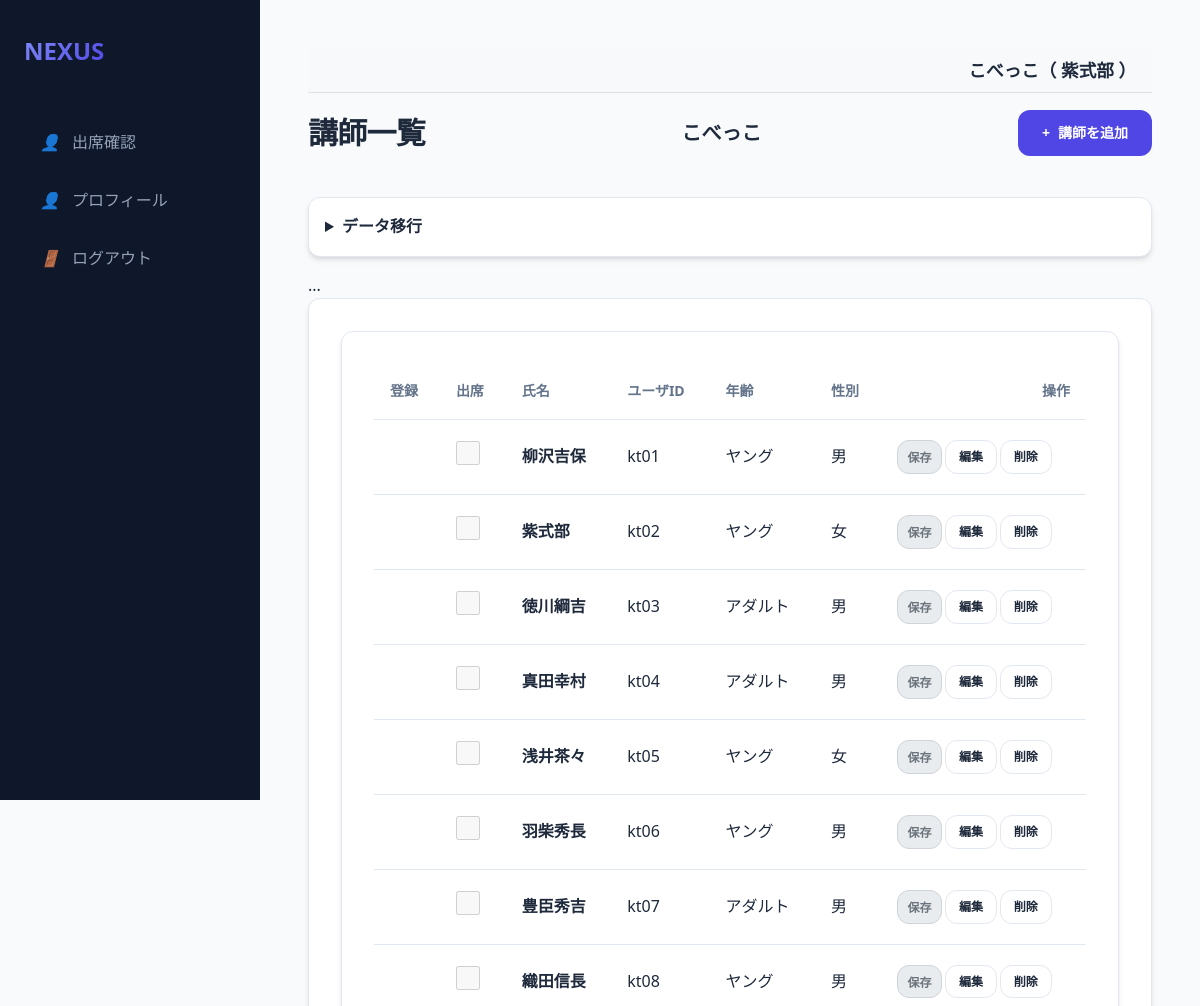
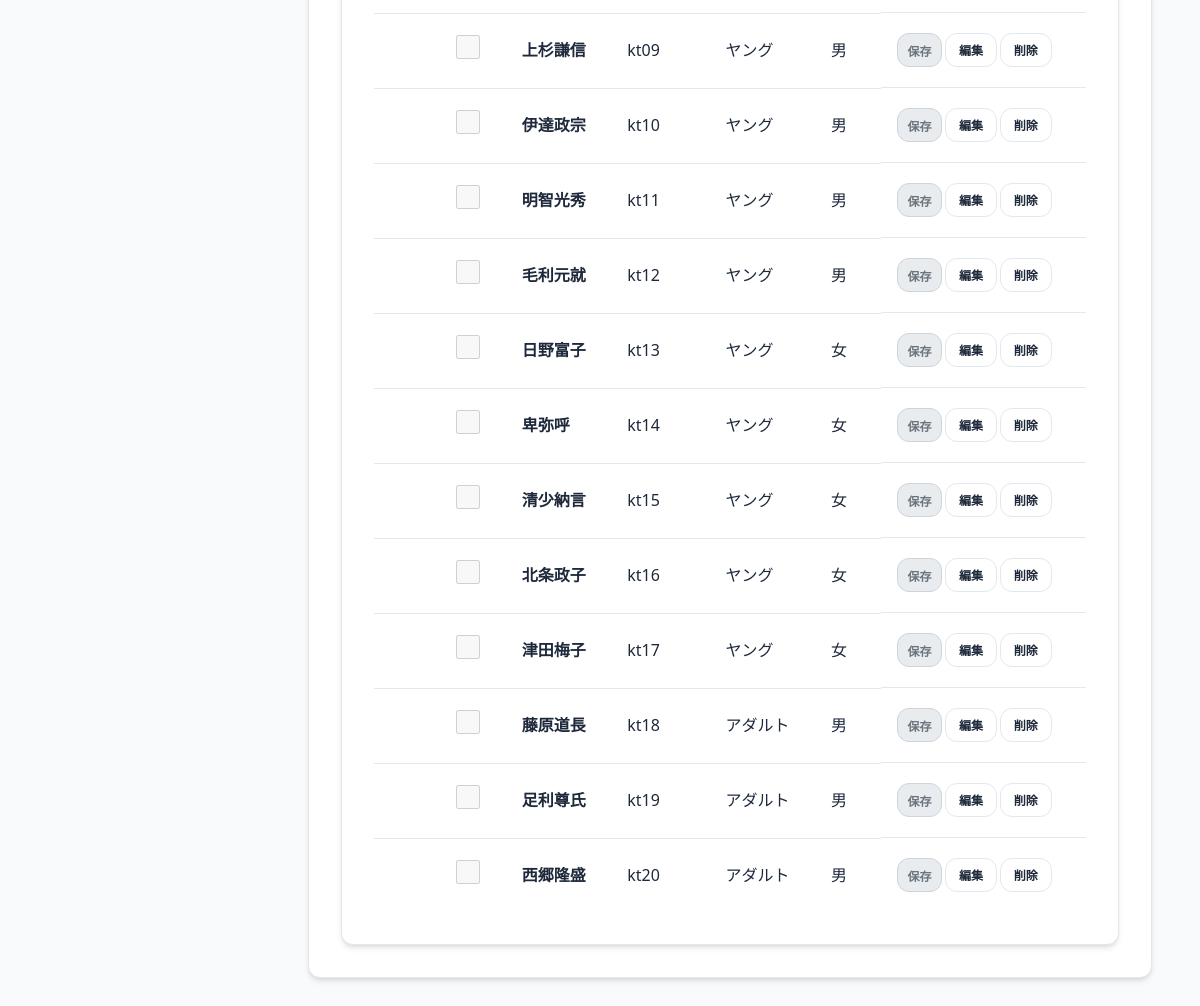
The page /teachers (signed in) on the database its author committed (2 pictures, top to bottom).
### models.py (models this page shows, shortened)
class Organization(db.Model):
    id = db.Column(db.Integer, primary_key=True)
    name = db.Column(db.String(100), nullable=False)

class User(db.Model):
    id = db.Column(db.Integer, primary_key=True)
    username = db.Column(db.String(50), unique=True, nullable=False)
    name = db.Column(db.String(50), nullable=True)
    password_hash = db.Column(db.String(128), nullable=False)
    is_admin = db.Column(db.Boolean, default=False)
    is_super_admin = db.Column(db.Boolean, default=False)
    is_org_admin = db.Column(db.Boolean, default=False)
    organization_id = db.Column(db.Integer, db.ForeignKey('organization.id'), nullable=True)
    organization = db.relationship('Organization', backref='users')
    teacher_record = db.relationship('Teacher', back_populates='user', uselist=False)
    student_record = db.relationship('Student', back_populates='user', uselist=False)

class Teacher(db.Model):
    id = db.Column(db.Integer, primary_key=True)
    user_id = db.Column(db.Integer, db.ForeignKey('user.id'), nullable=True)
    user = db.relationship('User', back_populates='teacher_record')
    organization_id = db.Column(db.Integer, db.ForeignKey('organization.id'), nullable=False)
    organization = db.relationship('Organization')
    default_venue_id = db.Column(db.Integer, db.ForeignKey('venue.id'), nullable=True)
    default_venue = db.relationship('Venue')
    name = db.Column(db.String(50), nullable=False)
    age = db.Column(db.String(20))
    gender = db.Column(db.String(10))
    math = db.Column(db.Integer)
    english = db.Column(db.Integer)
    japanese = db.Column(db.Integer)
    science = db.Column(db.Integer)
    social = db.Column(db.Integer)
    subject1 = db.Column(db.String(20), default='なし')
    subject2 = db.Column(db.String(20), default='なし')
    pref_gender = db.Column(db.String(10))
    pref_mid1_priority = db.Column(db.Integer, default=2)
    pref_mid2_priority = db.Column(db.Integer, default=2)
    pref_mid3_priority = db.Column(db.Integer, default=2)
    attend = db.Column(db.Boolean, default=False)

### app.py (the view, shortened to what this page needs)
@app.route('/teachers')
@login_required
@organization_required
def teachers():
    org_id = session['organization_id']
    event_id = session.get('selected_event_id')
    event_info = None
    all_teachers = Teacher.query.filter_by(organization_id=org_id).all()
    all_students = Student.query.filter_by(organization_id=org_id).all()
    venues = Venue.query.filter_by(organization_id=org_id).all()
    saved = request.args.get('saved', False)
    for t in all_teachers:
        t.attendance = None
    return render_template('teachers.html', teachers=all_teachers, event_info=None, venues=venues, saved=saved)

### app.py (called while the page is built)
def login_required(f):
    @wraps(f)
    def decorated_function(*args, **kwargs):
        if 'user_id' not in session:
            return redirect(url_for('login'))
        return f(*args, **kwargs)
    return decorated_function

def organization_required(f):
    @wraps(f)
    def decorated_function(*args, **kwargs):
        if 'user_id' not in session:
            return redirect(url_for('login'))
        user = db.session.get(User, session['user_id'])
        session['organization_id'] = user.organization_id
        session['org_name'] = user.organization.name
        return f(*args, **kwargs)
    return decorated_function

@app.context_processor
def inject_user():
    user = None
    if 'user_id' in session:
        user = db.session.get(User, session['user_id'])
    return dict(current_user=user)

### templates/teachers.html (shortened to what this page needs)
{% extends "base.html" %}
{% block content %}
{% set is_event_selected = (event_info is not none) %}
{% set is_event_completed = (event_info and event_info.status == '実施後') %}
{% set is_disabled_inputs = (not is_event_selected or is_event_completed) %}
{% set is_disabled = is_disabled_inputs %}
{% set is_disabled_button = (not is_event_selected) %}
<div class="header">
    <h1>講師一覧</h1>
    <h2 style="font-size: 1.25rem;">{{ current_user.organization.name if current_user.is_super_admin else session.get('org_name', '不明') }}</h2>
    <a href="/teacher/add" class="btn btn-primary">
        <span>+</span> 講師を追加
    </a>
</div>
{% if not event_info %}
<details style="margin-bottom: 1rem;">
    <summary class="card" style="cursor: pointer; padding: 1rem;">
        <h4 style="display: inline;">データ移行</h4>
    </summary>
</details>
{% endif %}
...
<div class="card">
<div class="card">
    <div class="table-container">
        <table>
            <thead>
                <tr>
                    <th>登録</th>
                    <th>出席</th>
                    <th>氏名</th>
                    <th>ユーザID</th>
                    <th>年齢</th>
                    <th>性別</th>
                    <th style="text-align: right;">操作</th>
                </tr>
            </thead>
            <tbody>
                {% for t in teachers %}
                <tr>
                    <td>
                        {% set att = t.attendance %}
                    </td>
                    <td>
                        <input type="checkbox" name="attend_{{t.id}}" value="true" {{ 'checked' if t.attendance and t.attendance.attend }}
                               style="width: 1.5rem; height: 1.5rem;"
                               class="{{ 'disabled-checkbox' if is_disabled or (event_info and event_info.publish_to == '生徒') }}"
                               onchange="toggleAttendance(this, '{{t.id}}')" {{ 'disabled' if is_disabled or (event_info and event_info.publish_to == '生徒') }}>
                    </td>
                    <td><strong>{{t.name}}</strong></td>
                    <td>{{t.user.username if t.user else '-'}}</td>
                    <td>{{t.age}}</td>
                    <td>{{t.gender}}</td>
                    <td style="text-align: right; display: flex; gap: 0.2rem;">
                        <button type="button" class="btn btn-primary" style="padding: 0.4rem 0.6rem; font-size: 0.75rem;" onclick="submitAttendance('{{t.id}}')" {{ 'disabled' if is_disabled or (event_info and event_info.publish_to == '生徒') }}>保存</button>
                        <a href="/teacher/edit/{{t.id}}" class="btn btn-outline" style="padding: 0.4rem 0.8rem; font-size: 0.75rem;">編集</a>
                        <a href="/teacher/delete/{{t.id}}" class="btn btn-outline btn-danger" style="padding: 0.4rem 0.8rem; font-size: 0.75rem;" onclick="return confirm('本当に削除しますか？')">削除</a>
                    </td>
                </tr>
                {% endfor %}
            </tbody>
        </table>
    </div>
</div>
</div>
{% endblock %}

### templates/base.html (shortened to what this page needs)
<!DOCTYPE html>
<html lang="ja">
<head>
    <link rel="stylesheet" href="{{ url_for('static', filename='style.css') }}">
</head>
<body>
<aside class="sidebar">
    <a href="/" class="logo">
        <span>NEXUS</span>
    </a>
    <nav class="nav-links">
        {% if current_user.is_admin %}
        <a href="/events" class="nav-item {{ 'active' if request.path == '/events' }}">
            <i>📋</i> イベント管理
        </a>
        <a href="/event/select" class="nav-item {{ 'active' if request.path == '/event/select' }}">
            <i>📅</i> イベント一覧
        </a>
        <a href="/venues" class="nav-item {{ 'active' if request.path == '/venues' }}">
            <i>📍</i> 会場一覧
        </a>
        <a href="/settings" class="nav-item {{ 'active' if request.path == '/settings' }}">
            <i>⚙️</i> デフォルト設定
        </a>
        <a href="/prohibited_matches" class="nav-item {{ 'active' if request.path == '/prohibited_matches' }}">
            <i>🚫</i> マッチング禁止
        </a>
        {% if session.get('selected_event_name', '')|trim == '学習会' and session.get('selected_event_status', '')|trim == '実施後' %}
        <a href="/evaluation/teacher" class="nav-item {{ 'active' if request.path == '/evaluation/teacher' }}">
            <i>🧑‍🏫</i> 講師による評価
        </a>
        <a href="/evaluation/student" class="nav-item {{ 'active' if request.path == '/evaluation/student' }}">
            <i>🎓</i> 生徒の感想
        </a>
        {% else %}
        <a href="/teachers" class="nav-item {{ 'active' if request.path == '/teachers' }}">
            <i>🧑‍🏫</i> 講師一覧
        </a>
        <a href="/students" class="nav-item {{ 'active' if request.path == '/students' }}">
            <i>🎓</i> 生徒一覧
        </a>
        {% if session.get('selected_event_name', '')|trim == '学習会' and session.get('selected_event_status', '')|trim == '実施' %}
        <a href="/matching/setup" class="nav-item {{ 'active' if request.path == '/matching/setup' }}">
            <i>🔄</i> マッチング実行
        </a>
        <a href="/result" class="nav-item {{ 'active' if request.path == '/result' }}">
            <i>📊</i> マッチング結果
        </a>
        <a href="/matching/adjustment" class="nav-item {{ 'active' if request.path == '/matching/adjustment' }}">
            <i>🛠️</i> マッチング調整
        </a>
        {% endif %}
        {% endif %}
        {% if current_user.is_super_admin %}
        <a href="/users" class="nav-item {{ 'active' if request.path == '/users' }}">
            <i>⚙️</i> 管理者一覧
        </a>
        <a href="/organizations" class="nav-item {{ 'active' if request.path == '/organizations' }}">
            <i>🏢</i> 組織一覧
        </a>
        {% endif %}
        {% elif current_user.teacher_record %}
        <a href="{{ url_for('teacher_dashboard') }}" class="nav-item {{ 'active' if request.path == '/teacher/dashboard' }}">
            <i>👤</i> 出席確認
        </a>
        <a href="{{ url_for('teacher_edit', id=current_user.teacher_record.id) }}" class="nav-item {{ 'active' if request.path == url_for('teacher_edit', id=current_user.teacher_record.id) }}">
            <i>👤</i> プロフィール
        </a>
        {% endif %}
        <a href="{{ url_for('logout') }}" class="nav-item">
            <i>🚪</i> ログアウト
        </a>
    </nav>
</aside>
<main class="main-content">
    {% if current_user %}
    <div style="background-color: #f8f9fa; padding: 0.5rem 1rem; margin-bottom: 1rem; border-bottom: 1px solid #dee2e6; text-align: right; font-size: 1.1rem; font-weight: bold;">
        {{ current_user.organization.name if current_user.organization else '組織なし' }}（
        {% if current_user.name %}
            {{ current_user.name }}
        {% elif current_user.teacher_record %}
            {{ current_user.teacher_record.name }}
        {% elif current_user.student_record %}
            {{ current_user.student_record.name }}
        {% else %}
            {{ current_user.username }}
        {% endif %}
        ）
    </div>
    {% endif %}
    {% block content %}{% endblock %}
</main>
</body>
</html>

### static/style.css (style rules this page uses)
:root { --primary: #4f46e5; --primary-hover: #4338ca; --bg-main: #f8fafc; --bg-card: #ffffff; --text-main: #1e293b; --text-muted: #64748b; --border: #e2e8f0; --shadow: 0 4px 6px -1px rgb(0 0 0 / 0.1), 0 2px 4px -2px rgb(0 0 0 / 0.1); --radius: 0.75rem; --sidebar-w: 260px; }
* { margin: 0; padding: 0; box-sizing: border-box; }
body { font-family: "Segoe UI", "Hiragino Kaku Gothic ProN", "Hiragino Sans", "Meiryo", sans-serif; background-color: var(--bg-main); color: var(--text-main); line-height: 1.6; display: flex; min-height: 100vh; }
.sidebar { width: var(--sidebar-w); background-color: #0f172a; color: white; padding: 2rem 1.5rem; display: flex; flex-direction: column; position: fixed; height: 100vh; transition: all 0.3s ease; }
.logo { font-size: 1.5rem; font-weight: 800; margin-bottom: 3rem; display: flex; align-items: center; gap: 0.75rem; color: #f8fafc; text-decoration: none; }
.logo span { background: linear-gradient(135deg, #818cf8, #4f46e5); -webkit-background-clip: text; -webkit-text-fill-color: transparent; }
.nav-links { display: flex; flex-direction: column; gap: 0.5rem; }
.nav-item { padding: 0.75rem 1rem; color: #94a3b8; text-decoration: none; border-radius: var(--radius); display: flex; align-items: center; gap: 0.75rem; transition: all 0.2s; }
.main-content { margin-left: var(--sidebar-w); flex: 1; padding: 3rem; max-width: 1200px; }
.header { display: flex; justify-content: space-between; align-items: center; margin-bottom: 2.5rem; }
h1 { font-size: 1.875rem; font-weight: 700; letter-spacing: -0.025em; }
.card { background: var(--bg-card); border: 1px solid var(--border); border-radius: var(--radius); padding: 2rem; box-shadow: var(--shadow); }
.table-container { overflow-x: auto; }
table { width: 100%; border-collapse: collapse; text-align: left; }
th { padding: 1rem; border-bottom: 1px solid var(--border); font-size: 0.875rem; text-transform: uppercase; color: var(--text-muted); font-weight: 600; }
td { padding: 1.25rem 1rem; border-bottom: 1px solid var(--border); }
tr:last-child td { border-bottom: none; }
input, select, textarea { width: 100%; padding: 0.75rem 1rem; border: 1px solid var(--border); border-radius: var(--radius); font-size: 1rem; transition: border-color 0.2s; background-color: #fff; }
.btn { display: inline-flex; align-items: center; justify-content: center; padding: 0.75rem 1.5rem; font-size: 0.875rem; font-weight: 600; border-radius: var(--radius); cursor: pointer; transition: all 0.2s; text-decoration: none; border: none; gap: 0.5rem; }
.btn-primary { background-color: var(--primary); color: white; }
.btn-danger { background-color: #ef4444; color: white; }
.btn-outline { background-color: transparent; border: 1px solid var(--border); color: var(--text-main); }

### templates/teachers.html (style rules this page uses)
select:disabled, input[type="checkbox"]:disabled, button:disabled, .disabled-checkbox { background-color: #e9ecef; color: #6c757d; border: 1px solid #ced4da; }

### rows shown on the page
Organization: organization "こべっこ"
User: name "紫式部", organization "こべっこ"
Teacher: name "柳沢吉保", user "kt01", age "ヤング", gender "男"
Teacher: name "紫式部", user "kt02", age "ヤング", gender "女"
Teacher: name "徳川綱吉", user "kt03", age "アダルト", gender "男"
Teacher: name "真田幸村", user "kt04", age "アダルト", gender "男"
Teacher: name "浅井茶々", user "kt05", age "ヤング", gender "女"
Teacher: name "羽柴秀長", user "kt06", age "ヤング", gender "男"
Teacher: name "豊臣秀吉", user "kt07", age "アダルト", gender "男"
Teacher: name "織田信長", user "kt08", age "ヤング", gender "男"
Teacher: name "上杉謙信", user "kt09", age "ヤング", gender "男"
Teacher: name "伊達政宗", user "kt10", age "ヤング", gender "男"
Teacher: name "明智光秀", user "kt11", age "ヤング", gender "男"
Teacher: name "毛利元就", user "kt12", age "ヤング", gender "男"
Teacher: name "日野富子", user "kt13", age "ヤング", gender "女"
Teacher: name "卑弥呼", user "kt14", age "ヤング", gender "女"
Teacher: name "清少納言", user "kt15", age "ヤング", gender "女"
Teacher: name "北条政子", user "kt16", age "ヤング", gender "女"
Teacher: name "津田梅子", user "kt17", age "ヤング", gender "女"
Teacher: name "藤原道長", user "kt18", age "アダルト", gender "男"
Teacher: name "足利尊氏", user "kt19", age "アダルト", gender "男"
Teacher: name "西郷隆盛", user "kt20", age "アダルト", gender "男"
